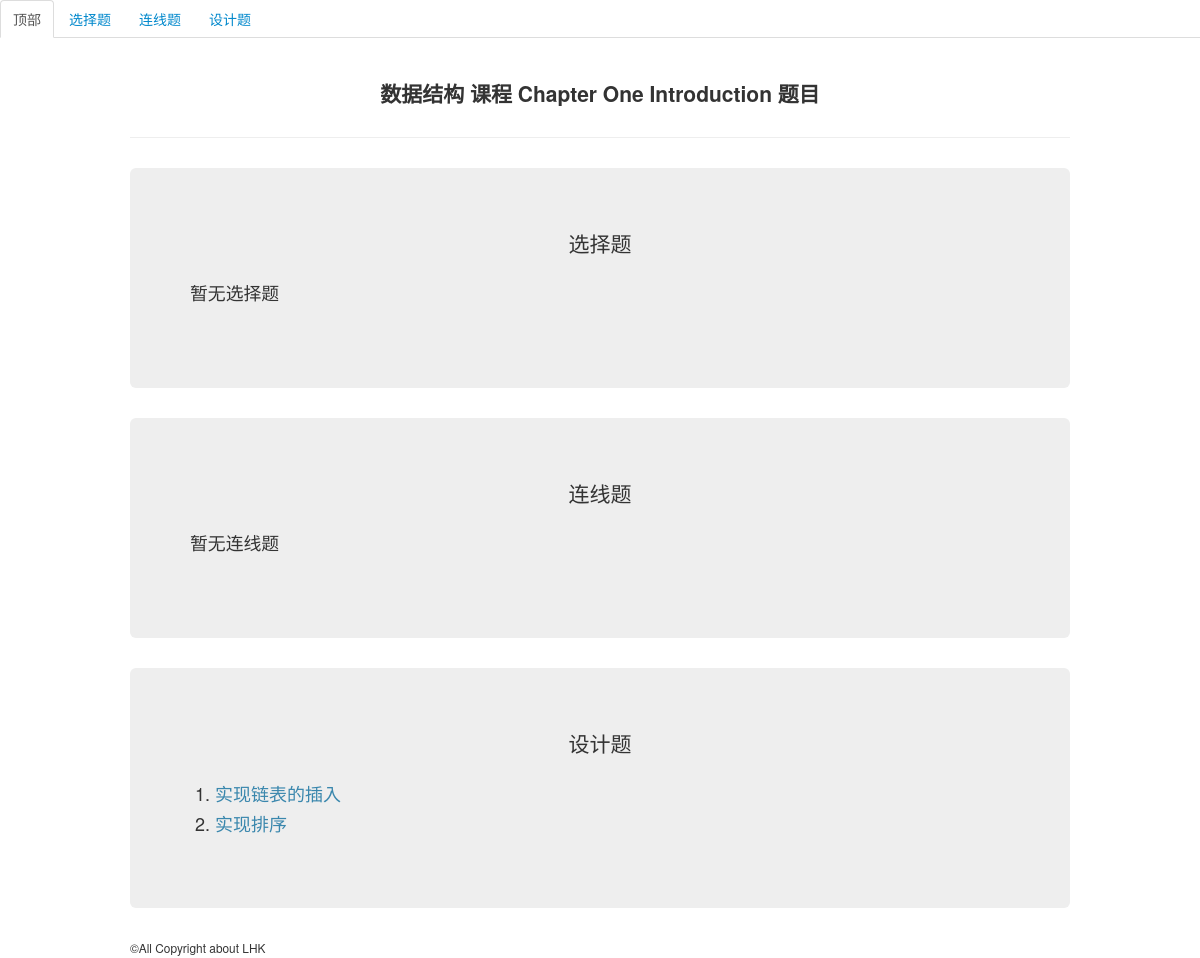
The app's page /Tapp/knowledges/2/, older data.
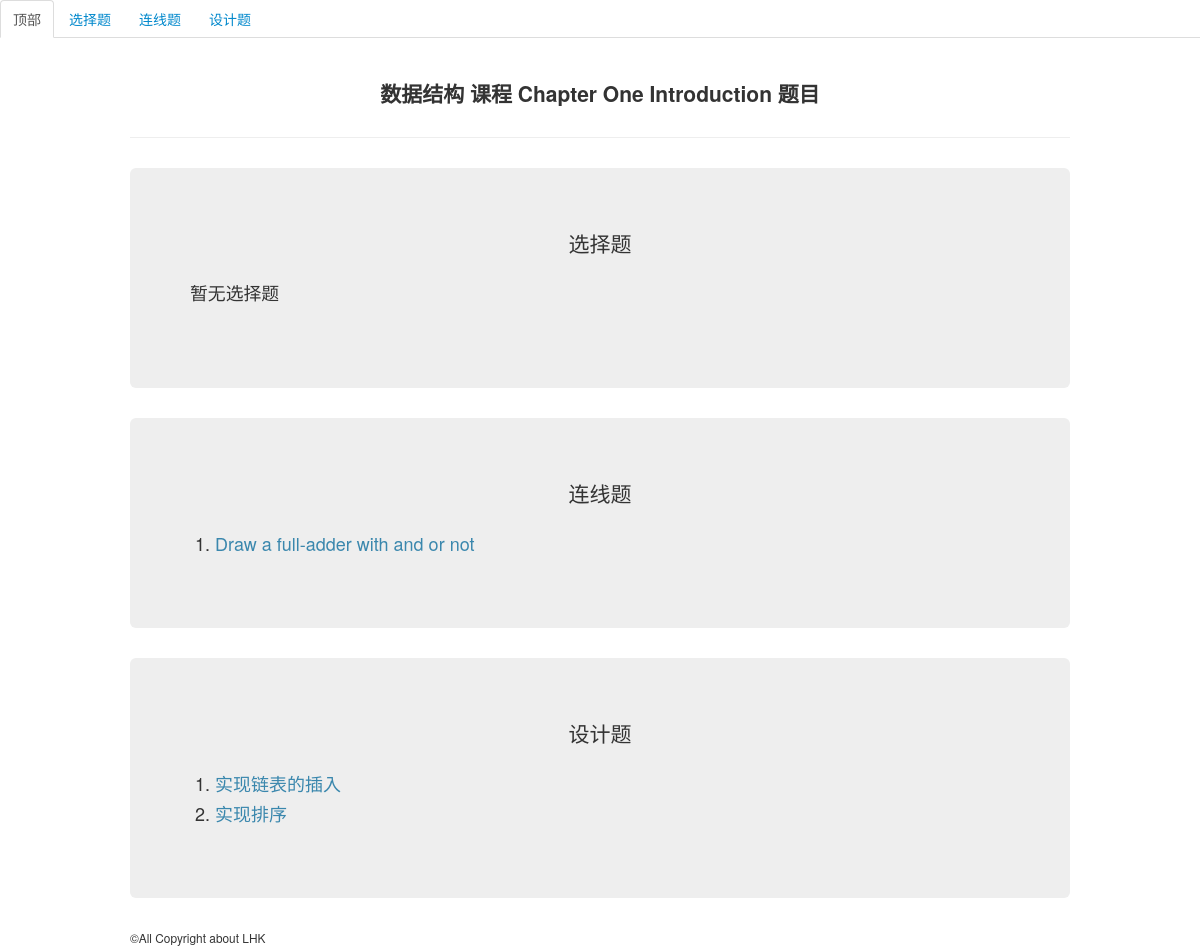
The same page, newer data.
### Tapp/models.py (models this page shows, shortened)
class DesignQuestion(models.Model): # 程序设计题
    knowledge = models.ForeignKey(Knowledge,on_delete=models.CASCADE) # 对应知识
    question_title = models.CharField(max_length=20,default="Question")
    question_text = models.CharField(max_length=200) # 问题描述
    question_language = models.CharField(max_length=30,choices=[('C','C language'),('C++','C plus plus'),('Python','Python'),('Verilog','Verilog')]) # 需要的语言
    total_submit = models.IntegerField(default=0) # 总提交人数
    correct_submit = models.IntegerField(default=0) # 正确人数
    example_input = models.TextField(default="No") # 示例输入
    example_output = models.TextField(default="No") # 示例输出
    inputFile = models.FileField(default="Files/empty.json", upload_to="Files/") # 输入用例
    outputFile = models.FileField(default="Files/empty.json", upload_to="Files/") # 输出结果
    question_analysis = models.TextField(default="no") # 正确代码 -- 用于比对

class DrawQuestion(models.Model):
    knowledge = models.ForeignKey(Knowledge,on_delete=models.CASCADE) # 对应知识
    question_title = models.CharField(max_length=20,default="Question")
    question_text = models.CharField(max_length=200) # 问题描述
    question_type = models.IntegerField(choices=[(0,'Draw Graph'),(1,'Fill Table')],default=0) # 问题类型
    question_image = models.ImageField(default="Files/Img/green_bg.png",upload_to="Tapp/static/Tapp/images/Draw") # 图片文件
    question_file = models.FileField(default="Files/empty.json", upload_to="Files/DrawInput/") # 真值表文件
    total_submit = models.IntegerField(default=0) # 总提交人数
    correct_submit = models.IntegerField(default=0) # 正确人数

### Tapp/views.py (the view)
# urls.py: path('knowledges/<int:pk>/',views.knowledgeDetail, name="knowledgeDetail"),
def knowledgeDetail(request,pk): # 知识点信息
    try:
        knowledge = Knowledge.objects.get(pk=pk)
        selectSet = knowledge.selectquestion_set.all()
        drawSet = knowledge.drawquestion_set.all()
        designSet = knowledge.designquestion_set.all()
        context = {
            "knowledge":knowledge,
            "selectSet":selectSet,
            "drawSet":drawSet,
            "designSet":designSet
        }
        return render(request,'Tapp/knowledgeDetail.html',context)
    except Exception:
        return Http404("No such knowledge")

### Tapp/templates/Tapp/knowledgeDetail.html (shortened to what this page needs)
<head>
    {% load static %}
    <link rel="stylesheet" href="{% static 'Tapp/css/bootstrap.css' %}">
</head>
<body>
    {% if knowledge %}
    <ul id="navbar" class="nav nav-tabs">
        <li class="active">
          <a href="#">顶部</a>
        </li>
        <li>
            <a href="#select">选择题</a>
        </li>
        <li>
            <a href="#draw">连线题</a>
        </li>
        <li>
            <a href="#design">设计题</a>
        </li>
    </ul>
    <div class="container">
    <div class="page-header">
        <p class="lead text-center"><strong>{{ knowledge.course.course_name }} 课程 {{ knowledge.knowledge_name }}  题目</strong></p>
    </div>
    <div id="select" class="hero-unit">
        <p class="lead text-center">选择题</p>
        {% if selectSet %}
        <ol>
            {% for select in selectSet %}
            <li><a href="{% url 'Tapp:selectDetail' select.id %}" class="text-info"> {{ select.question_text }} </a></li>
            {% endfor %}
        </ol>
        {% else %}
            <p class="lead"><small>暂无选择题</small></p>
        {% endif %}
    </div>
    <div id="draw" class="hero-unit">
        <p class="lead text-center">连线题</p>
        {% if drawSet %}
        <ol>
            {% for draw in drawSet %}
            <li><a href="{% url 'Tapp:drawDetail' draw.id %}" class="text-info"> {{ draw.question_text }} </a></li>
            {% endfor %}
        </ol>
        {% else %}
            <p class="lead"><small>暂无连线题</small></p>
        {% endif %}
    </div>
    <div id="design" class="hero-unit">
        <p class="lead text-center">设计题</p>
        {% if designSet %}
        <ol>
            {% for design in designSet %}
            <li><a href="{% url 'Tapp:designDetail' design.id %}" class="text-info"> {{ design.question_text }} </a></li>
            {% endfor %}
        </ol>
        {% else %}
        <p class="lead"><small>暂无设计题</small></p>
        {% endif %}
    </div>
    {% else %}
        <p class="lead">No such Knowledge</p>
    {% endif %}
    </div>
</body>
<footer>
    <div class="container">
        <small>&COPY;All Copyright about LHK</small>
    </div>
</footer>

Row changes from the older to the newer data that the page shows:
added DrawQuestion: question_text "Draw a full-adder with and or not"
Text that changed along with them:
text no longer shown: "暂无连线题"
